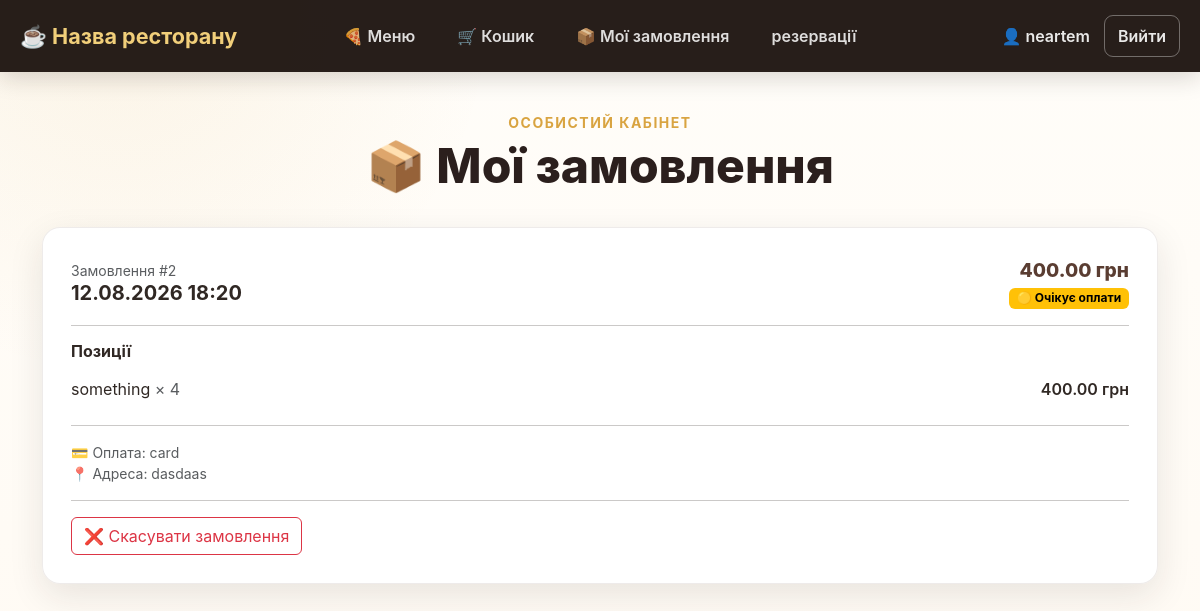
The app's page /my_orders (signed in) with its own data.
### online_restaurant_db.py (models this page shows, shortened)
class Base(DeclarativeBase):
    pass

class Users(Base, UserMixin):
    __tablename__ = "users"
    id: Mapped[int] = mapped_column(primary_key=True)
    nickname: Mapped[str] = mapped_column(String(100), unique=True)
    password: Mapped[str] = mapped_column(String(200))
    email: Mapped[str] = mapped_column(String(50), unique=True)
    role = Column(String(20), nullable=False, default="user")
    reservations = relationship("Reservation", foreign_keys="Reservation.user_id", back_populates="user")
    orders = relationship("Orders", foreign_keys="Orders.user_id", back_populates='user')

class Orders(Base):
    __tablename__ = "orders"
    id: Mapped[int] = mapped_column(primary_key=True)
    order_list: Mapped[dict] = mapped_column(JSON)
    order_time: Mapped[datetime] = mapped_column(DateTime)
    user_id: Mapped[int] = mapped_column(ForeignKey('users.id'))
    status: Mapped[str] = mapped_column(String(20), default='pending')
    user = relationship("Users", foreign_keys="Orders.user_id", back_populates="orders")

### online_restaurant.py (the view)
@app.route('/my_orders')
@login_required
def my_orders():
    with Session() as cursor:
        orders = (
            cursor.query(Orders)
            .filter_by(user_id=current_user.id)
            .order_by(Orders.order_time.desc())
            .all()
        )
        prepared_orders = []
        for order in orders:
            try:
                order_data = json.loads(order.order_list)
            except (json.JSONDecodeError, TypeError):
                order_data = {
                    'items': [],
                    'total_price': 0
                }
            prepared_orders.append({
                'id': order.id,
                'order_time': order.order_time,
                'items': order_data.get('items', []),
                'total_price': order_data.get('total_price', 0),
                'payment_method': order_data.get(
                    'payment_method',
                    'Не вказано'
                ),
                'address': order_data.get(
                    'address',
                    'Не вказано'
                ),
                'status': order.status
            })
    return render_template(
        'my_orders.html',
        orders=prepared_orders
    )

### online_restaurant.py (called while the page is built)
@app.before_request
def ensure_csrf_token():
    if "csrf_token" not in session:
        session["csrf_token"] = secrets.token_hex(16)

@login_manager.user_loader
def load_user(user_id):
    with Session() as session:
        user = session.query(Users).filter_by(id = user_id).first()
        if user:
            return user

@app.after_request
def apply_csp(response):
    nonce = secrets.token_urlsafe(16)  # Генеруємо випадковий nonce для дозволених скриптів
    csp = (
        f"default-src 'self'; "
        f"script-src 'self' 'nonce-{nonce}'; "
        f"style-src 'self'; "
        f"frame-ancestors 'none'; "
        f"base-uri 'self'; "
        f"form-action 'self'"
    )
    response.headers["Content-Security-Policy"] = csp
    response.set_cookie('nonce', nonce)
    return response

### templates/my_orders.html (shortened to what this page needs)
<!DOCTYPE html>
<html lang="uk">
<head>
    <link rel="stylesheet"
          href="{{ url_for('static', filename='css/bootstrap.min.css') }}">
    <link rel="stylesheet"
          href="{{ url_for('static', filename='css/restaurant.css') }}">
</head>
<body>
{% include '_navigation.html' %}
<main class="container pb-5">
    <div class="text-center py-4">
        <div class="text-uppercase small fw-bold"
             style="color:var(--gold);letter-spacing:1.5px">
            Особистий кабінет
        </div>
        <h1 class="section-title display-5 mt-1">
            📦 Мої замовлення
        </h1>
    </div>
    {% if orders %}
        {% for order in orders %}
            <div class="feature-card mb-4">
                <div class="d-flex justify-content-between
                            align-items-center mb-3">
                    <div>
                        <div class="text-muted small">
                            Замовлення #{{ order.id }}
                        </div>
                        <h2 class="h5 fw-bold mb-0">
                            {{ order.order_time.strftime(
                                '%d.%m.%Y %H:%M'
                            ) }}
                        </h2>
                    </div>
                    <div class="text-end">
                        <div class="price">
                            {{ "%.2f"|format(order.total_price) }}
                            грн
                        </div>
{% if order['status'] == 'pending' %}
    <span class="badge text-bg-warning">
        🟡 Очікує оплати
    </span>
{% elif order['status'] == 'paid' %}
    <span class="badge text-bg-success">
        🟢 Оплачено
    </span>
{% elif order['status'] == 'cancelled' %}
    <span class="badge text-bg-danger">
        🔴 Скасовано
    </span>
{% endif %}
                    </div>
                </div>
                <hr>
                <h3 class="h6 fw-bold">
                    Позиції
                </h3>
                {% for item in order['items'] %}
                    <div class="d-flex justify-content-between
                                align-items-center py-2">
                        <span>
                            {{ item.name }}
                            <span class="text-muted">
                                × {{ item.quantity }}
                            </span>
                        </span>
                        <span class="fw-semibold">
                            {{ "%.2f"|format(
                                item.price * item.quantity
                            ) }}
                            грн
                        </span>
                    </div>
                {% endfor %}
                <hr>
                <div class="small text-muted">
                    💳 Оплата:
                    {{ order.payment_method }}
                    <br>
                    📍 Адреса:
                    {{ order.address }}
                </div>
                {% if order['status'] == 'pending' %}
    <hr>
    <form
        action="{{ url_for(
            'cancel_order',
            order_id=order['id']
        ) }}"
        method="POST"
        onsubmit="return confirm(
            'Ви впевнені, що хочете скасувати замовлення?'
        );">
        <button
            type="submit"
            class="btn btn-outline-danger">
            ❌ Скасувати замовлення
        </button>
    </form>
{% endif %}
            </div>
        {% endfor %}
    {% endif %}
</main>
</body>
</html>

### templates/_navigation.html (shortened to what this page needs)
<nav class="restaurant-nav">
    <div class="nav-container">
        <a href="/" class="restaurant-brand">
            ☕ Назва ресторану
        </a>
        <div class="nav-links">
            {% if current_user.is_authenticated %}
                <a href="/menu" class="nav-link">
                    🍕 Меню
                </a>
                <a href="/cart" class="nav-link">
                    🛒 Кошик
                </a>
                <a href="/my_orders" class="nav-link">
                    📦 Мої замовлення
                </a>
                <a href="/reservation" class="nav-link">
                   резервації
                      </a>
            {% else %}
                <a href="/menu" class="nav-link">
                    🍕 Меню
            {% endif %}
        </div>
        <div class="nav-user">
            {% if current_user.is_authenticated %}
                <span class="username">
                    👤 {{ current_user.nickname }}
                </span>
                <form action="/logout"
                      method="post"
                      class="logout-form">
                    <button type="submit"
                            class="logout-button">
                        Вийти
                    </button>
                </form>
            {% endif %}
        </div>
    </div>
</nav>

### static/css/restaurant.css (style rules this page uses)
:root { --coffee-950: #211713; --coffee-900: #2b1f1d; --coffee-800: #3a2925; --coffee-700: #5a3d32; --cream: #fffaf3; --cream-2: #f6eee4; --gold: #d9a441; --gold-light: #f1cf7a; --text: #302824; --muted: #766b64; --shadow: 0 12px 35px rgba(43, 31, 29, .10); --radius: 18px; }
* { box-sizing: border-box; }
body { margin: 0; min-height: 100vh; color: var(--text); background: radial-gradient( circle at 10% 0%, rgba(217, 164, 65, .10), transparent 28% ), linear-gradient( 180deg, #fffdf9 0%, var(--cream) 100% ); font-family: Inter, system-ui, -apple-system, BlinkMacSystemFont, "Segoe UI", sans-serif; }
.restaurant-nav { width: 100%; background: rgba(33, 23, 19, 0.97); box-shadow: 0 5px 25px rgba(33, 23, 19, 0.18); margin-bottom: 16px; }
.nav-container { width: min(1400px, calc(100% - 40px)); min-height: 72px; margin: 0 auto; display: grid; grid-template-columns: 1fr auto 1fr; align-items: center; }
.restaurant-brand { justify-self: start; color: var(--gold-light); text-decoration: none; font-size: 1.35rem; font-weight: 700; white-space: nowrap; transition: color .2s ease; }
.nav-links { display: flex; align-items: center; justify-content: center; gap: 10px; }
.nav-links .nav-link { display: inline-flex; align-items: center; justify-content: center; padding: 10px 16px; color: rgba(255, 255, 255, .85); text-decoration: none; font-weight: 600; white-space: nowrap; border-radius: 10px; transition: color .2s ease, background .2s ease, transform .2s ease; }
.nav-user { justify-self: end; display: flex; align-items: center; gap: 10px; }
.username { color: rgba(255, 255, 255, .9); font-weight: 600; white-space: nowrap; padding: 8px 4px; }
.logout-form { margin: 0; }
.logout-button { padding: 8px 13px; color: rgba(255, 255, 255, .9); background: transparent; border: 1px solid rgba(255, 255, 255, .35); border-radius: 9px; font-weight: 600; cursor: pointer; white-space: nowrap; transition: .2s ease; }
.section-title { font-weight: 800; color: var(--coffee-900); }
.feature-card, .auth-card, .form-card, .menu-card, .admin-card { background: rgba(255, 255, 255, .94); border: 1px solid rgba(90, 61, 50, .10); border-radius: var(--radius); box-shadow: var(--shadow); }
.feature-card { padding: 28px; height: 68%; transition: transform .2s ease, box-shadow .2s ease; }
.price { color: var(--coffee-700); font-size: 1.2rem; font-weight: 800; }

### records on screen
Users: nickname "neartem"
Orders: id "2", order_time "12.08.2026 18:20", total_price "400.00", status "🟡 Очікує оплати", name "something", quantity "4", price "400.00", payment_method "card", address "dasdaas"
